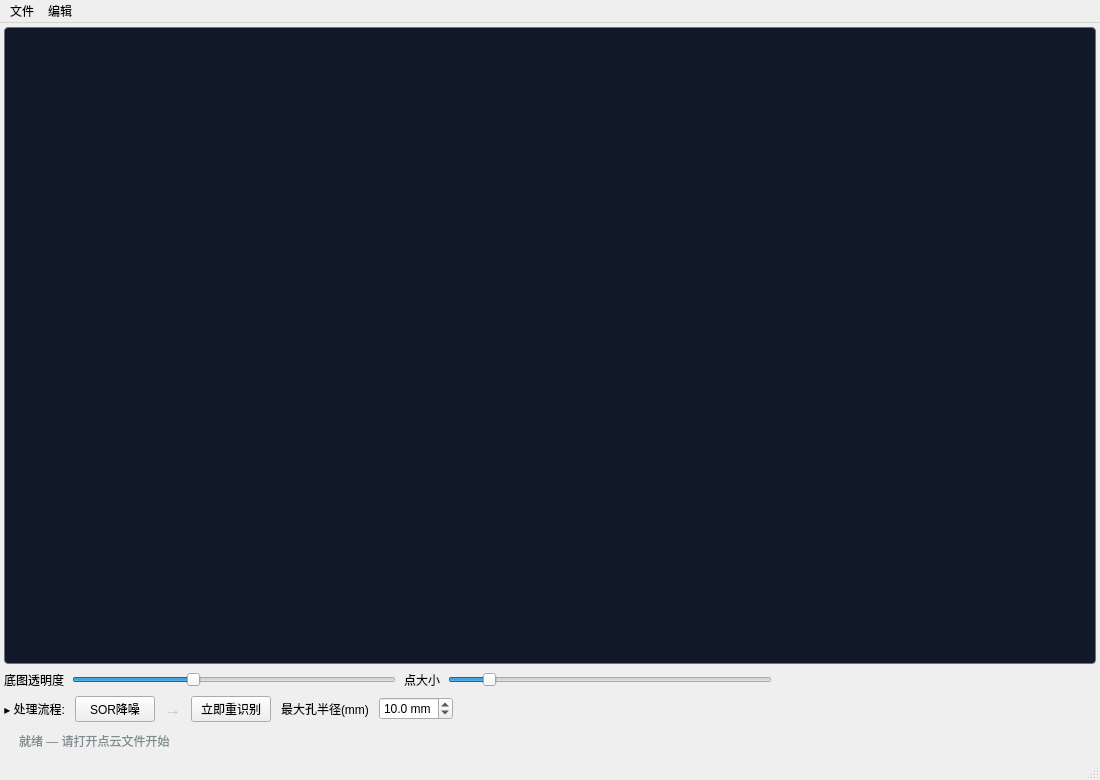
<?xml version="1.0" encoding="UTF-8"?>
<ui version="4.0">
 <class>ZhuChuangKouWindow</class>
 <widget class="QMainWindow" name="ZhuChuangKouWindow">
  <property name="geometry">
   <rect>
    <x>0</x>
    <y>0</y>
    <width>1100</width>
    <height>780</height>
   </rect>
  </property>
  <property name="windowTitle">
   <string>点云孔识别</string>
  </property>
  <widget class="QWidget" name="centralwidget">
    <layout class="QVBoxLayout" name="verticalLayout" stretch="6,0,0,0">
    <property name="spacing">
     <number>6</number>
    </property>
    <property name="leftMargin">
     <number>4</number>
    </property>
    <property name="topMargin">
     <number>4</number>
    </property>
    <property name="rightMargin">
     <number>4</number>
    </property>
    <property name="bottomMargin">
     <number>4</number>
    </property>
    <item>
     <widget class="QStackedWidget" name="viewStack">
      <property name="sizePolicy">
       <sizepolicy hsizetype="Expanding" vsizetype="Expanding">
        <horstretch>1</horstretch>
        <verstretch>1</verstretch>
       </sizepolicy>
      </property>
      <widget class="QVTKOpenGLNativeWidget" name="vtkWidget">
       <property name="sizePolicy">
        <sizepolicy hsizetype="Expanding" vsizetype="Expanding">
         <horstretch>1</horstretch>
         <verstretch>1</verstretch>
        </sizepolicy>
       </property>
       <property name="styleSheet">
        <string notr="true">border: 1px solid #6b7280; border-radius: 4px; background-color: #111827;</string>
       </property>
      </widget>
     </widget>
    </item>
    <item>
     <layout class="QHBoxLayout" name="viewControlsLayout">
      <property name="spacing">
       <number>8</number>
      </property>
      <item>
       <widget class="QLabel" name="labelViewOpacity">
        <property name="text">
         <string>底图透明度</string>
        </property>
       </widget>
      </item>
      <item>
       <widget class="QSlider" name="sliderBaseOpacity">
        <property name="minimumSize">
         <size>
          <width>140</width>
          <height>0</height>
         </size>
        </property>
        <property name="orientation">
         <enum>Qt::Horizontal</enum>
        </property>
        <property name="minimum">
         <number>2</number>
        </property>
        <property name="maximum">
         <number>100</number>
        </property>
        <property name="value">
         <number>38</number>
        </property>
       </widget>
      </item>
      <item>
       <widget class="QLabel" name="labelViewPointSize">
        <property name="text">
         <string>点大小</string>
        </property>
       </widget>
      </item>
      <item>
       <widget class="QSlider" name="sliderPointSize">
        <property name="minimumSize">
         <size>
          <width>140</width>
          <height>0</height>
         </size>
        </property>
        <property name="orientation">
         <enum>Qt::Horizontal</enum>
        </property>
        <property name="minimum">
         <number>1</number>
        </property>
        <property name="maximum">
         <number>10</number>
        </property>
        <property name="value">
         <number>2</number>
        </property>
       </widget>
      </item>
      <item>
       <spacer name="viewControlsSpacer">
        <property name="orientation">
         <enum>Qt::Horizontal</enum>
        </property>
        <property name="sizeHint" stdset="0">
         <size>
          <width>40</width>
          <height>20</height>
         </size>
        </property>
       </spacer>
      </item>
     </layout>
    </item>
    <item>
     <layout class="QHBoxLayout" name="toolbarLayout">
      <property name="spacing">
       <number>10</number>
      </property>
      <item>
       <widget class="QLabel" name="labelFlow">
        <property name="text">
         <string>▸ 处理流程:</string>
        </property>
        <property name="alignment">
         <set>Qt::AlignRight|Qt::AlignVCenter</set>
        </property>
       </widget>
      </item>
      <item>
       <widget class="QPushButton" name="btnDenoise">
        <property name="text">
         <string>SOR降噪</string>
        </property>
        <property name="toolTip">
         <string>统计离群点降噪：保留当前点云高度范围，只清理孤立噪点。</string>
        </property>
       </widget>
      </item>
      <item>
       <widget class="QLabel" name="labelArrow1">
        <property name="text">
         <string>→</string>
        </property>
        <property name="alignment">
         <set>Qt::AlignCenter</set>
        </property>
        <property name="styleSheet">
         <string notr="true">color: #bdc3c7; font-size: 16px; font-weight: bold;</string>
        </property>
       </widget>
      </item>

      <item>
       <widget class="QPushButton" name="btnHole">
        <property name="text">
         <string>立即重识别</string>
        </property>
        <property name="toolTip">
         <string>左键点击孔位会自动加入选种并触发识别；此按钮用于立即按当前全部编号重新识别。</string>
        </property>
       </widget>
      </item>
      <item>
       <widget class="QLabel" name="labelMaxHoleRadius">
        <property name="text">
         <string>最大孔半径(mm)</string>
        </property>
       </widget>
      </item>
      <item>
       <widget class="QDoubleSpinBox" name="spinMaxHoleRadius">
        <property name="toolTip">
         <string>只调这一项即可。程序会联动局部搜索范围和候选半径上限；默认10mm，识别更大孔时再调高。</string>
        </property>
        <property name="minimum">
         <double>2.000000000000000</double>
        </property>
        <property name="maximum">
         <double>30.000000000000000</double>
        </property>
        <property name="singleStep">
         <double>1.000000000000000</double>
        </property>
        <property name="decimals">
         <number>1</number>
        </property>
        <property name="value">
         <double>10.000000000000000</double>
        </property>
        <property name="suffix">
         <string> mm</string>
        </property>
       </widget>
      </item>

      <item>
       <spacer name="horizontalSpacer_2">
        <property name="orientation">
         <enum>Qt::Horizontal</enum>
        </property>
        <property name="sizeHint" stdset="0">
         <size>
          <width>40</width>
          <height>20</height>
         </size>
        </property>
       </spacer>
      </item>
     </layout>
    </item>
    <item>
     <widget class="QLabel" name="labelStatus">
      <property name="text">
       <string>就绪 — 请打开点云文件开始</string>
      </property>
      <property name="alignment">
       <set>Qt::AlignLeft|Qt::AlignVCenter</set>
      </property>
      <property name="styleSheet">
       <string notr="true">color: #7f8c8d; font-size: 12px; padding: 4px 12px;</string>
      </property>
     </widget>
    </item>
   </layout>
  </widget>
  <widget class="QMenuBar" name="menubar">
   <property name="geometry">
    <rect>
     <x>0</x>
     <y>0</y>
     <width>1100</width>
     <height>26</height>
    </rect>
   </property>
   <widget class="QMenu" name="menuFile">
    <property name="title">
     <string>文件</string>
    </property>
    <addaction name="actionOpen_PCD"/>
    <addaction name="actionSave_PCD"/>
    <addaction name="separator"/>
    <addaction name="actionSaveWithHoles"/>
   </widget>
   <widget class="QMenu" name="menu">
    <property name="title">
     <string>编辑</string>
    </property>
    <addaction name="actionUndo"/>
   </widget>
   <addaction name="menuFile"/>
   <addaction name="menu"/>
  </widget>
  <widget class="QStatusBar" name="statusbar"/>
  <action name="actionOpen_PCD">
   <property name="text">
    <string>打开文件...</string>
   </property>
   <property name="toolTip">
    <string>支持打开 PCD/PLY/CSV 格式的单个点云文件。打开后直接进入三维识别视图；CSV1 高度矩阵会询问 X/Y 网格间距。</string>
   </property>
  </action>
  <action name="actionSave_PCD">
   <property name="text">
    <string>保存当前点云为PCD</string>
   </property>
   <property name="toolTip">
    <string>将当前处理后的点云保存为PCD二进制压缩格式。保存的是当前视图中的点云状态，包括经过底面去除、孔识别可视化等处理后的结果。建议在处理完成后导出保存。</string>
   </property>
  </action>
  <action name="actionUndo">
   <property name="text">
    <string>撤销(&amp;U)</string>
   </property>
   <property name="toolTip">
    <string>撤销上一步点云处理操作（底面去除、体素降采样等）。快捷键：Ctrl+U。最多保留50步历史记录，超出后自动丢弃最早的操作。注意：孔识别结果不在撤销范围内。</string>
   </property>
   <property name="shortcut">
    <string>Ctrl+U</string>
   </property>
  </action>
  <action name="actionRedo">
   <property name="text">
    <string>重做(&amp;R)</string>
   </property>
   <property name="shortcut">
    <string>Ctrl+R</string>
   </property>
  </action>
  <action name="actionSaveWithHoles">
   <property name="text">
    <string>同时保存孔数据</string>
   </property>
   <property name="checkable">
    <bool>true</bool>
   </property>
   <property name="toolTip">
    <string>保存 PCD 时在文件头注释中嵌入孔参数，重新打开后可跳过孔识别。</string>
   </property>
  </action>
  <action name="actionShowHoleDock">
   <property name="text">
    <string>孔参数列表</string>
   </property>
   <property name="toolTip">
    <string>显示/隐藏孔检测结果面板</string>
   </property>
  </action>
 </widget>
 <customwidgets>
  <customwidget>
   <class>QVTKOpenGLNativeWidget</class>
   <extends>QWidget</extends>
   <header location="global">QVTKOpenGLNativeWidget.h</header>
   <container>1</container>
  </customwidget>
 </customwidgets>
 <resources/>
 <connections/>
</ui>
